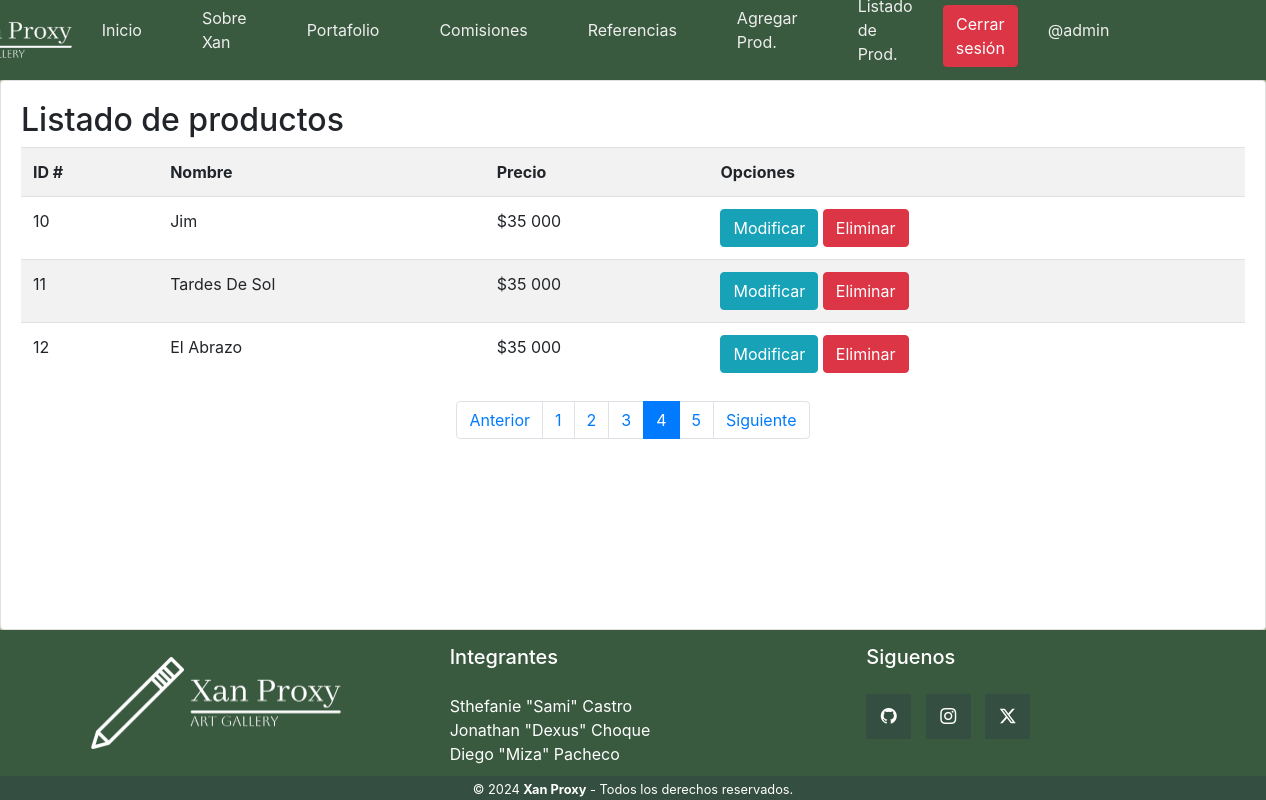
The app's page /listar-producto/?page=4 (signed in) with its own data.
### web/models.py (models this page shows, shortened)
class Producto(models.Model):
    id = models.IntegerField(primary_key=True)
    nombre = models.CharField(max_length=200)
    precio = models.IntegerField()
    descripcion = models.TextField()
    imagen = models.ImageField(upload_to="productos", null=True)

### web/views.py (the view)
# urls.py: path('listar-producto/', listar_producto, name="listar_producto"),
@permission_required('web.view_producto')
def listar_producto(request):
    productos = Producto.objects.all()
    page = request.GET.get('page', 1)
    try:
        paginator = Paginator(productos, 3)
        productos = paginator.page(page)
    except:
        raise Http404
    data = {
        'entity' : productos,
        'paginator' : paginator
    }
    return render(request, 'web/producto/listar.html', data)

### web/templates/web/producto/listar.html (shortened to what this page needs)
{% load static %}
<!DOCTYPE html>
<html lang="es">
<head>
    <link rel="stylesheet" href="https://cdn.jsdelivr.net/npm/bootstrap-icons@1.11.3/font/bootstrap-icons.min.css">
    <link rel="stylesheet" href="https://cdn.jsdelivr.net/npm/bootstrap@4.5.3/dist/css/bootstrap.min.css">
    <link rel="stylesheet" href="{% static '/CSS/menu.css' %}">
    <link rel="stylesheet" href="{% static '/CSS/carrusel.css' %}">
    <link rel="stylesheet" href="{% static '/CSS/style_footer.css' %}">
    <link rel="stylesheet" href="{% static '/CSS/paragraph_index.css' %}">
</head>
<body>
    <header class="header">
        <nav>
            <ul>
                <li><img src="{% static '/imgs/logo-xan-proxy.png' %}" alt="logo"></li>
                <li class="hideOnMobile"><a href="{% url 'index' %}">Inicio</a></li>
                <li class="hideOnMobile"><a href="{% url 'info' %}">Sobre Xan</a></li>
                <li class="hideOnMobile"><a href="{% url 'portafolio' %}">Portafolio</a></li>
                <li class="hideOnMobile"><a href="{% url 'patreon' %}">Comisiones</a></li>
                <li class="hideOnMobile"><a href="{% url 'referencia' %}">Referencias</a></li>
                {% if perms.web.add_producto %}
                <li class="hideOnMobile"><a href="{%  url 'agregar_producto' %}">Agregar Prod.</a></li>
                {% endif %}
                {% if perms.web.view_producto %}
                <li><a href="">Listado de Prod.</a></li>
                {% endif %}
                {% if user.is_authenticated %}
                <li>
                    <form action="{% url 'logout' %}" method="POST">
                        <button type="submit" class="btn btn-danger">Cerrar sesión</button>
                    </form>
                </li>
                <li>
                    <a href="">@{{ user.username }}</a>
                </li>
                {% else %}
                <li>
                    <a href="{% url 'login' %}">Iniciar sesión</a>
                </li>
                {% endif %}
            </ul>
        </nav>
    </header>
    {% load humanize %}
    <div class="card">
        <div class="card-body">
            <h2>Listado de productos</h2>
            <table class="table table-striped table-hover table-responsive-sm">
                <tr>
                    <th>ID #</th>
                    <th>Nombre</th>
                    <th>Precio</th>
                    <th>Opciones</th>
                </tr>
                {% for p in entity %}
                <tr>
                    <td>{{ p.id }}</td>
                    <td>{{ p.nombre | title }}</td>
                    <td>${{ p.precio | intcomma }}</td>
                    <td>
                        {% if perms.web.change_producto %}
                        <a href="{% url 'modificar_producto' p.id %}" class="btn btn-info">Modificar</a>
                        {% endif %}
                        {% if perms.web.delete_producto %}
                        <a href="#" onclick="eliminarProducto({{ p.id }})" class="btn btn-danger">Eliminar</a>
                        {% endif %}
                    </td>
                </tr>
                {% endfor %}
            </table>
            <div>
                {% include 'web/paginator.html' %}
            </div>
        </div>
    </div>
    <footer class="pie">
        <div class="grupo-1">
            <div class="caja">
                <figure>
                    <img src="{% static '/imgs/logo-xan-proxy.png' %}" alt="logo xan proxy">
                </figure>
            </div>
            <div class="caja">
                <h2>Integrantes</h2>
                <p>Sthefanie "Sami" Castro <br>Jonathan "Dexus" Choque <br>Diego "Miza" Pacheco</p>
            </div>
            <div class="caja">
                <h2>Siguenos</h2>
                <div class="redes">
                    <a href="https://github.com/MizaBard" target="_blank"><i class="bi bi-github"></i></a>
                    <a href="https://www.instagram.com/purenonsince/" target="_blank"><i class="bi bi-instagram"></i></a>
                    <a href="https://twitter.com/MizaSenpai" target="_blank"><i class="bi bi-twitter-x"></i></a>
                </div>
            </div>
        </div>
        <div class="grupo-2">
            <small>&copy; 2024 <b>Xan Proxy</b> - Todos los derechos reservados.</small>
        </div>
    </footer>
</body>
</html>

### web/static/CSS/menu.css (style rules this page uses)
* { margin: 0; padding: 0; }
body { background-color: #a3b18a; }
nav { background-color: #3a5a40; box-shadow: 3px 3px 5px rgba(0, 0, 0, 0.1); justify-content: space-between; align-items: center; height: 80px; padding: 5px 10%; }
.header img { height: 70px; width: auto; transition: all 0.3s; border-radius: 10px; }
nav ul { width: 100%; list-style: none; display: flex; justify-content: flex-end; align-items: center; }
nav li { height: 50px; }
nav a { height: 100%; padding: 0 30px; text-decoration: none; display: flex; align-items: center; color: #eeeeee; }
nav li:first-child { margin-right: auto; }

### web/static/CSS/style_footer.css (style rules this page uses)
* { margin: 0; padding: 0; box-sizing: border-box; }
body { display: grid; grid-template-rows: auto 1fr auto; min-height: 100vh; }
.pie { width: 100%; background-color: #3a5a40; }
.pie .grupo-1 { width: 100%; max-width: 1200px; margin: auto; display: grid; grid-template-columns: repeat(3, 1fr); grid-gap: 50px; padding: 0px; }
.pie .grupo-1 .caja figure { width: 100%; height: 100%; display: flex; justify-content: center; align-items: center; }
.pie .grupo-1 .caja figure img { width: 250px; }
.pie .grupo-1 .caja h2 { padding-top: 15px; color: rgb(255, 255, 255); margin-bottom: 25px; font-size: 20px; }
.pie .grupo-1 .caja p { color: white; margin-bottom: 10px; }
.pie .grupo-1 .redes a { display: inline-block; text-decoration: none; width: 45px; height: 45px; line-height: 45px; color: rgb(255, 255, 255); margin-right: 10px; background-color: #344e41; text-align: center; }
.pie .grupo-2 { background-color: #344e41; text-align: center; color: white; }

### records on screen
Producto: id "10", nombre "Jim", precio "35 000"
Producto: id "11", nombre "Tardes De Sol", precio "35 000"
Producto: id "12", nombre "El Abrazo", precio "35 000"

### other values on screen
{{ user.username }} "admin"
{{ page }} "1" "2" "3" "4" "5"
